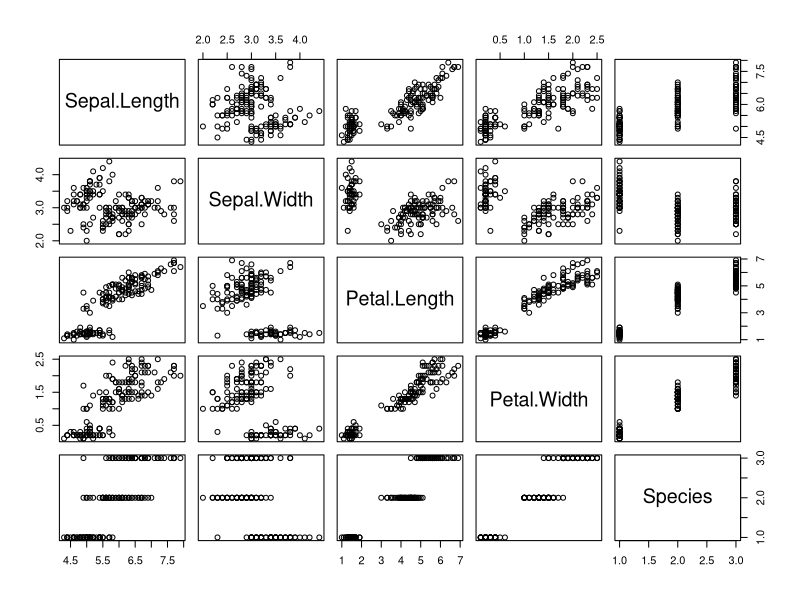
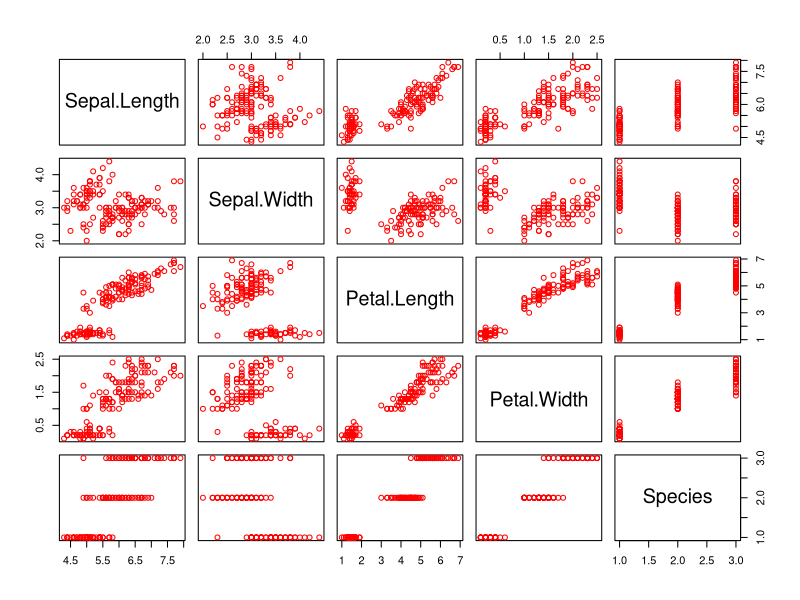
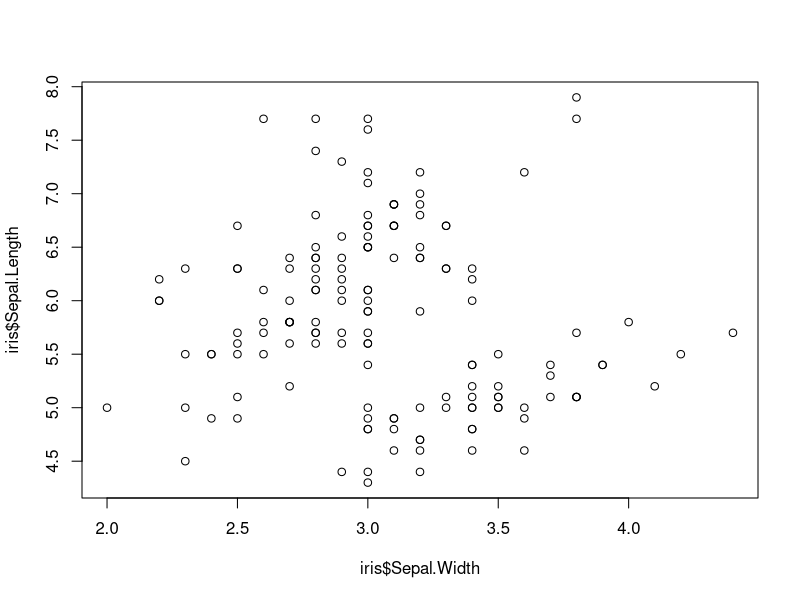
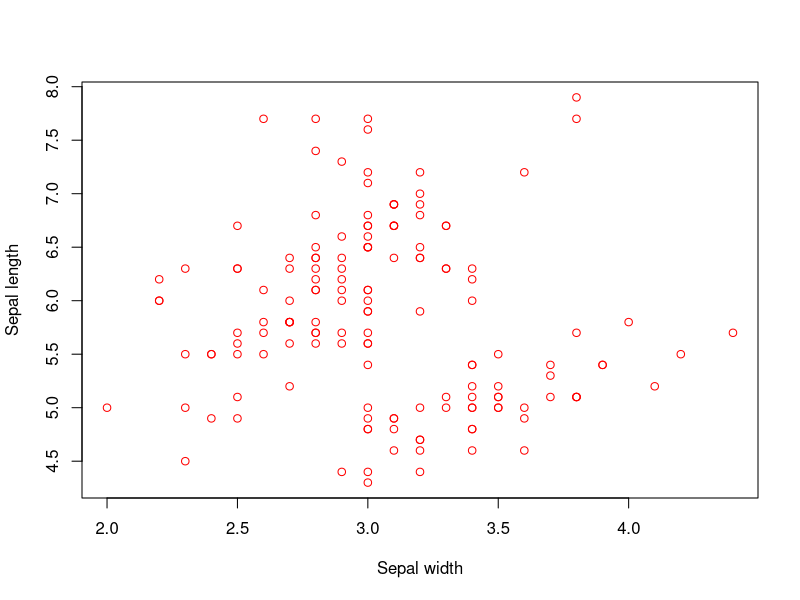
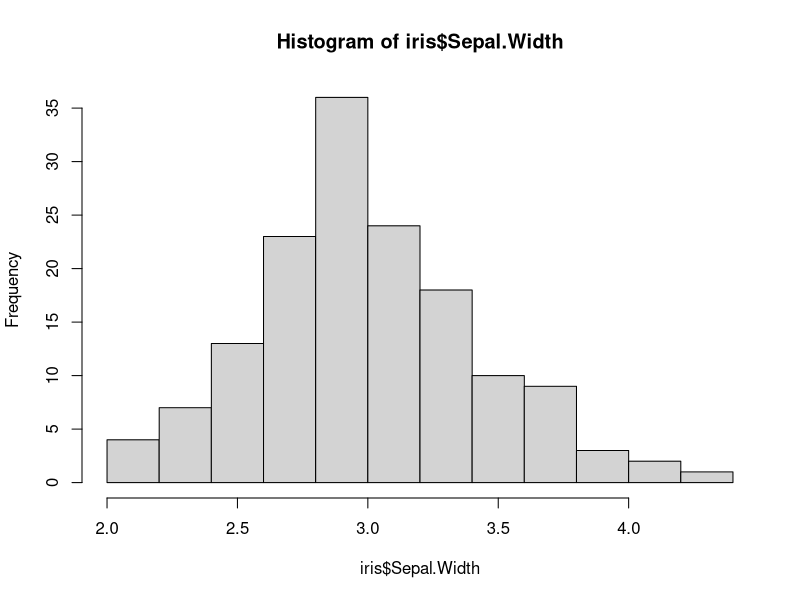
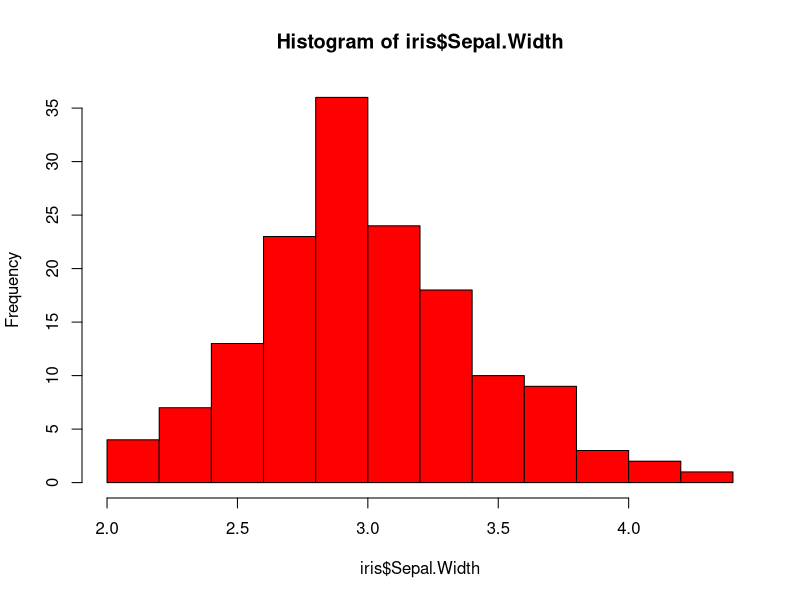

These figures' R source, in order:
library(tidyverse)

# Loading data set

#builtin datasets



# library(RCurl)
# # iris3 <- read.csv(text = getURL("https://raw.githubusercontent.com/dataprofessor/data/master/iris.csv") )

# iris <- read.csv("U:\\University\\7 Semester\\Data Science\\Presentation\\iris.csv", header = TRUE)
# view(iris)


# Display summary statistics


head(iris, 5)
tail(iris, 5)


#summary cols

#str

#datatype

#unique

#mean and missing values

#sum and omit

#na.rm method

#filter and select

# data visualization
#
# R base plot()


#visualization

# Panel plots
plot(iris)
plot(iris, col = "red")

# Scatter plot
plot(iris$Sepal.Width, iris$Sepal.Length)

plot(iris$Sepal.Width, iris$Sepal.Length, col = "red",     # Makes red circles + Adds x and y axis labels
     xlab = "Sepal width", ylab = "Sepal length")

# Histogram
hist(iris$Sepal.Width)
hist(iris$Sepal.Width, col = "red")   # Makes red bars


